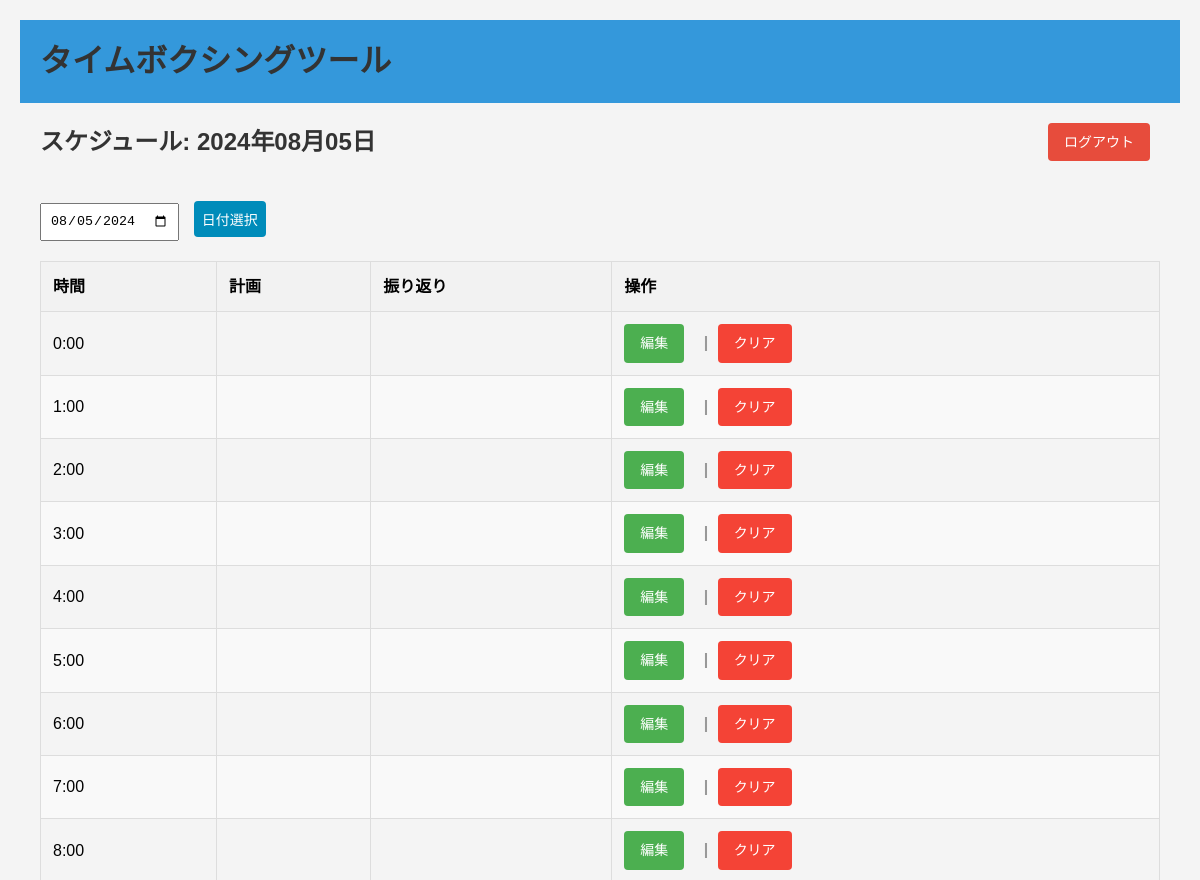
Before: /schedule/?date=2024-08-05 (signed in, upper part) with the older database file.
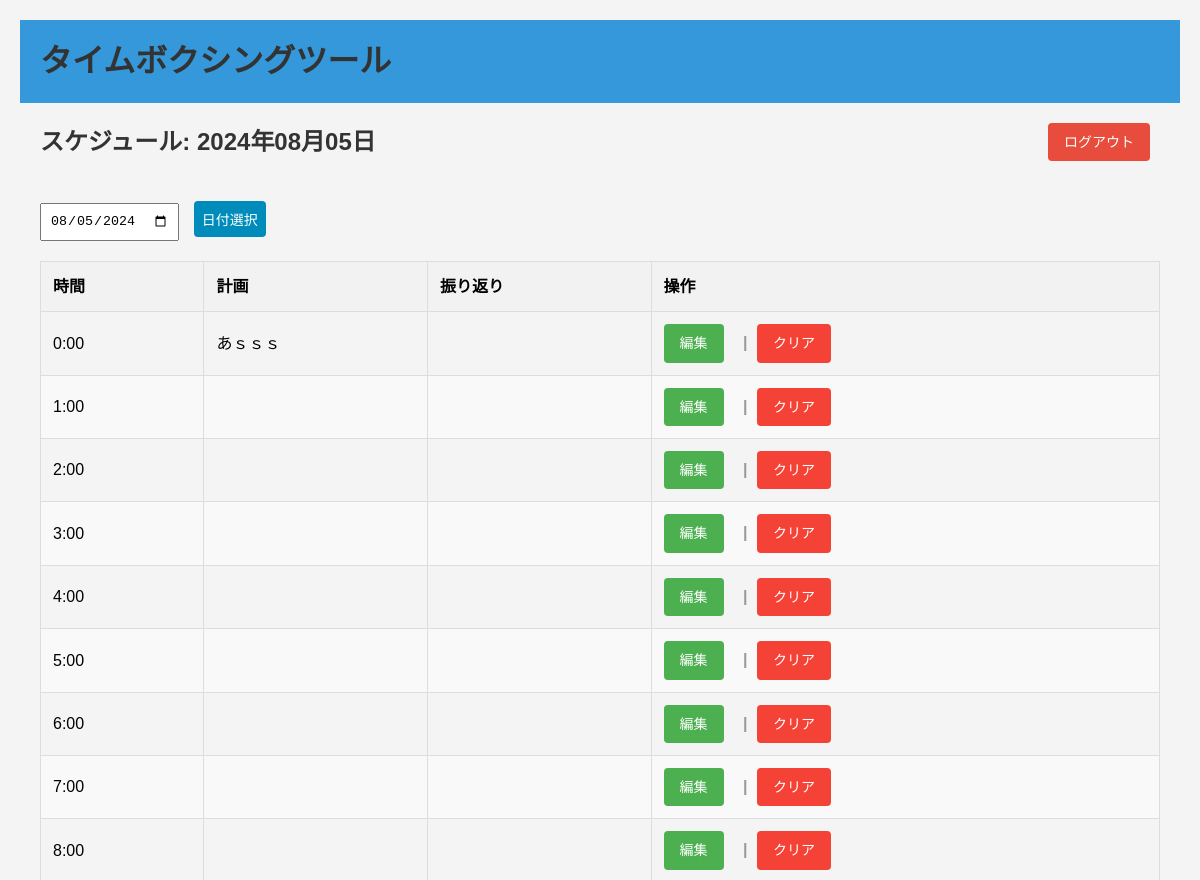
After: the same page with the newer database file.
### scheduler/models.py (models this page shows)
class Schedule(models.Model):
    user = models.ForeignKey(User, on_delete=models.CASCADE)
    date = models.DateField()
    hour = models.IntegerField()
    plan = models.TextField(blank=True)
    reflection = models.TextField(blank=True)
    class Meta:
        unique_together = ('user', 'date', 'hour')

### scheduler/views.py (the view)
# urls.py: path('schedule/', views.schedule_view, name='schedule'),
@login_required
def schedule_view(request):
    if request.method == 'POST':
        date = request.POST.get('date')
        selected_date = datetime.strptime(date, '%Y-%m-%d').date()
    else:
        selected_date = request.GET.get('date')
        if selected_date:
            selected_date = datetime.strptime(selected_date, '%Y-%m-%d').date()
        else:
            selected_date = datetime.now().date()
    schedules = []
    for hour in range(24):
        schedule, created = Schedule.objects.get_or_create(
            user=request.user,
            date=selected_date,
            hour=hour
        )
        schedules.append(schedule)
    return render(request, 'scheduler/schedule.html', {
        'schedules': schedules,
        'selected_date': selected_date
    })

### templates/scheduler/schedule.html (shortened to what this page needs)
{% extends 'base.html' %}
{% block content %}
<div class="header-actions">
    <h2>スケジュール: {{ selected_date|date:"Y年m月d日" }}</h2>
    <a href="{% url 'logout' %}" class="btn btn-logout">ログアウト</a>
</div>
<form method="post">
    <input type="date" name="date" value="{{ selected_date|date:'Y-m-d' }}">
    <input type="submit" value="日付選択" class="btn">
</form>
<table>
    <thead>
        <tr>
            <th>時間</th>
            <th>計画</th>
            <th>振り返り</th>
            <th>操作</th>
        </tr>
    </thead>
    <tbody>
        {% for schedule in schedules %}
        <tr>
            <td>{{ schedule.hour }}:00</td>
            <td>{{ schedule.plan|default:"" }}</td>
            <td>{{ schedule.reflection|default:"" }}</td>
            <td>
                <a href="{% url 'edit_schedule' schedule.id %}" class="btn btn-edit">編集</a>
                <span class="button-separator">|</span>
                <a href="{% url 'clear_schedule' schedule.id %}" class="btn btn-clear">クリア</a>
            </td>
        </tr>
        {% endfor %}
    </tbody>
</table>
{% endblock %}

Changed rows visible on the page:
changed Schedule: plan (not shown) → "あｓｓｓ"
